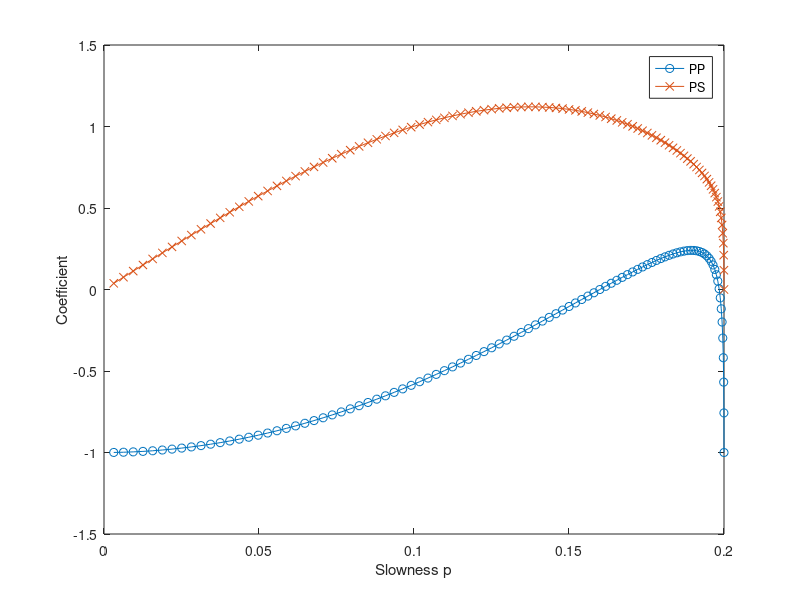

Write MATLAB code to recreate this figure.
% rock amplification factor, P-SV, arbitrary incidence
% INPUT: theta = angle respect to X
%        index = incidence (1) P or (2) SV
%        a2,b2 = P and S wave velocities of the rock
% Reference: Aki & Richards, page 140

% Test: figure 5.6 page 142  
% WARNING: their figure is cutted before p = 0.2 (at least for the PP)
index = 1 ; a2 = 5000. ; b2 = 3000.;

N = 100 ;
for itheta = 1:N
    
  theta = 0. + 90.*itheta/N ;
  
% convert incidence angle 
% respect to X ---> respect to DOWN
%theta = theta - 90;

if index == 1           
    p  =  sin(theta*pi/180.)/a2;                %Ray Parameter  P-wave
else
    p  =  sin(theta*pi/180.)/b2;                %Ray Parameter S-wave
end
psi2  = sqrt(1./a2^2 - p^2);                    %P-wave vertical slowness Basement
eta2  = sqrt(1./b2^2 - p^2);                    %S-wave vertical slowness Basement

det = 1./( (1./b2^2-2.*p^2)^2 +4.*p^2 * psi2 * eta2 );

if index == 1 
    PP(itheta) = ( -(eta2^2-p^2)^2 +4.*p^2 * psi2 * eta2 )*det;
    PS(itheta)  = ( 4. *a2/b2 *p *psi2 *(eta2^2-p^2) )*det;
else
    SP(itheta)  = ( 4.*b2/a2 *p *eta2 *(1./b2^2-2.*p^2) )*det;
    SS(itheta)  = ((1./b2^2 - 2.*p^2)^2 -4.*p^2 * psi2 * eta2 )*det;
end

pp(itheta) = p*1000. ;

end

if index == 1 
    plot(pp,PP,'o-',pp,PS,'x-')
    legend('PP','PS')
else
    plot(pp,SP,'o--',pp,SS,'x--')
    legend('SP','SS')
end

xlabel('Slowness p')
ylabel('Coefficient')